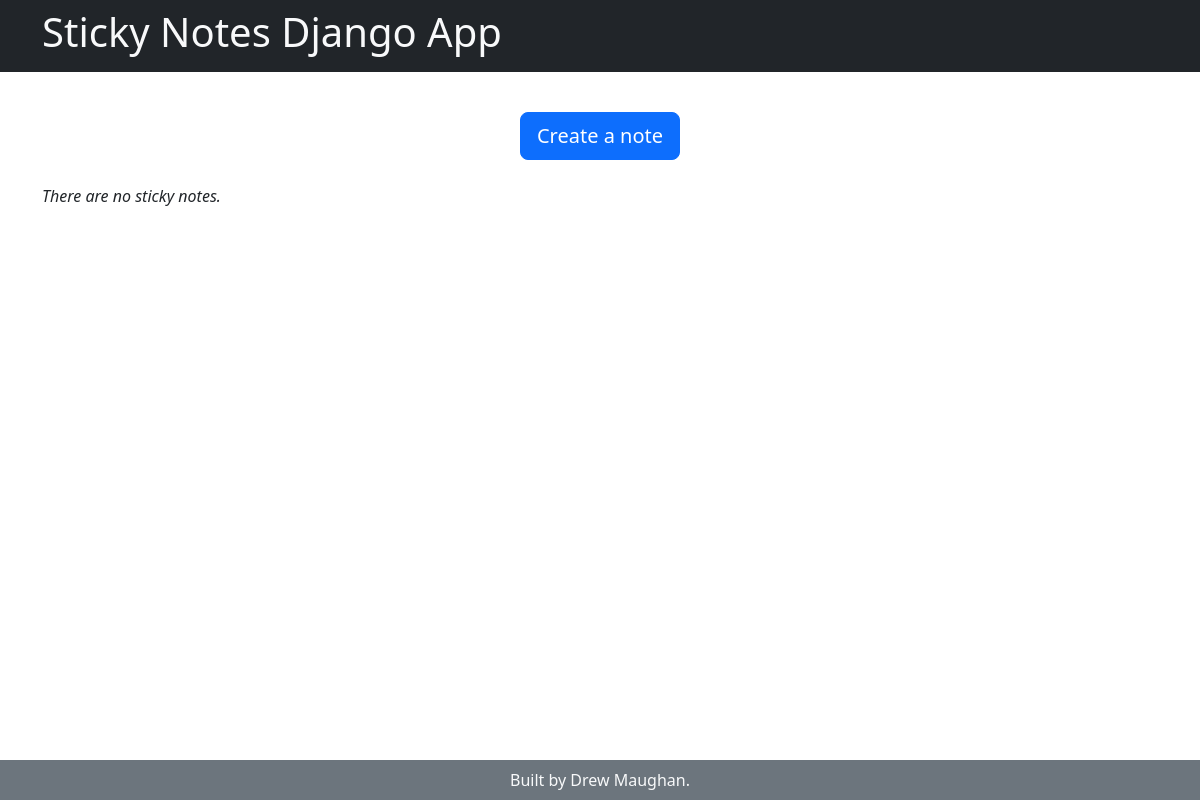
Before: / with the older database file.
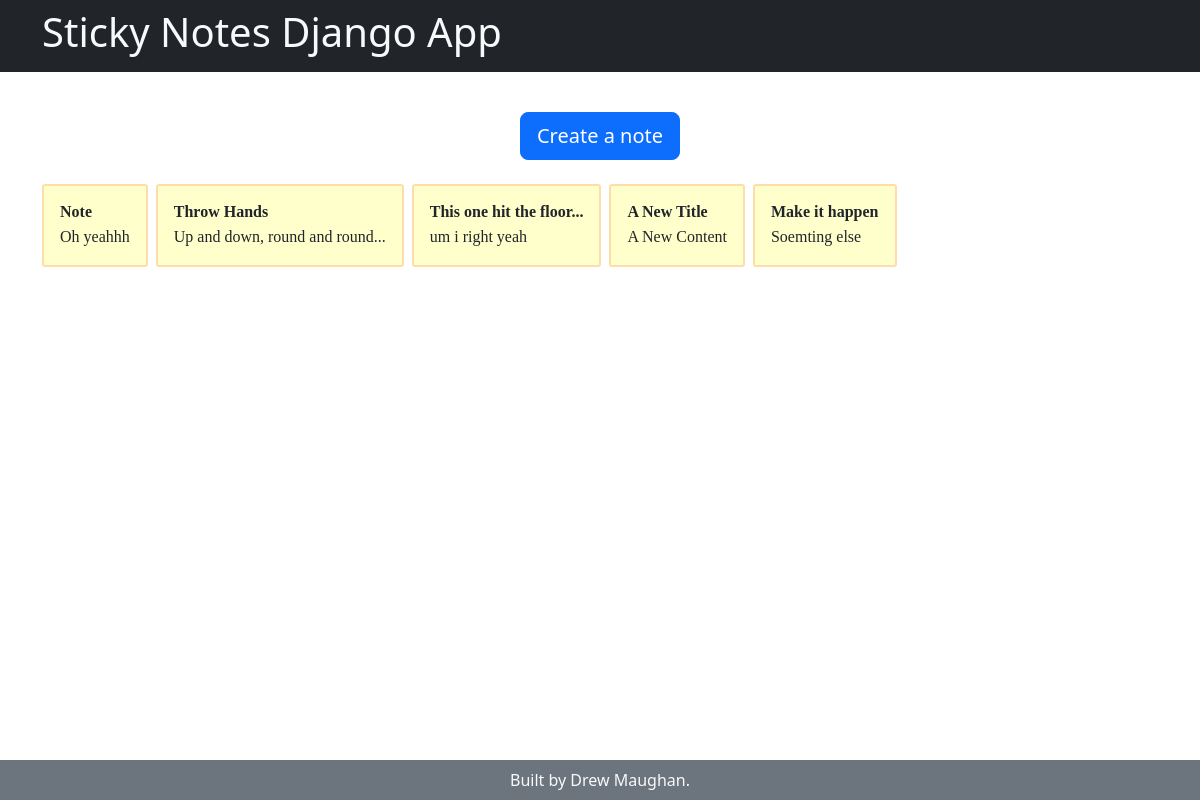
After: the same page with the newer database file.
### notes_app/models.py (models this page shows)
class StickyNote(models.Model):
    title = models.CharField(max_length=80, null=True)
    content = models.TextField()
    created_at = models.DateTimeField(auto_now_add=True)
    updated_at = models.DateTimeField(auto_now_add=True)

### notes_app/views.py (the view)
# urls.py: path('', home_view, name='home'),
def home_view(request):
    context = {
        'notes': StickyNote.objects.all()
    }
    return render(request, 'home.html', context)

### notes_app/templates/home.html
{% extends 'base.html' %}
{% block content %}
    <div class="d-flex justify-content-center my-4">
        <a class="btn btn-primary btn-lg" href="{% url 'create_note' %}">Create a note</a>
    </div>
    {% if notes.count %}
    <ul class="d-flex flex-wrap list-unstyled gap-2">
    {% for note in notes %}
    <li class="sticky-note">
        <h3 class="title">{{ note.title }}</h3>
        <span class="content">{{ note.content }}</span>
    </li>
    {% endfor %}
    </ul>
    {% else %}
    <p><em>There are no sticky notes.</em></p>
    {% endif %}
{% endblock %}

### notes_app/templates/base.html (shortened to what this page needs)
{% load static %}
<!DOCTYPE html>
<html lang="en">
  <head>
    <link
      href="https://cdn.jsdelivr.net/npm/bootstrap@5.3.3/dist/css/bootstrap.min.css"
      rel="stylesheet"
    />
    <link href="/static/notes.css" rel="stylesheet">
  </head>
  <body class="d-flex flex-column">
    <header class="bg-dark text-light p-2">
        <div class="container">
            <h1>{% block header %}Sticky Notes Django App{% endblock %}</h1>
        </div>
    </header>
    <main class="container py-3 flex-grow-1">{% block content %}{% endblock %}</main>
    <footer class="bg-secondary text-light text-center fs-6 p-2">
        <div class="container">
            Built by Drew Maughan.
        </div>
    </footer>
  </body>
</html>

### notes_app/static/notes.css (style rules this page uses)
html, body { height: 100%; }
.sticky-note { background-color: #FFC; border: 2px solid #FDA; border-radius: 0.2rem; font-family: cursive; max-width: 30em; max-height: 30em; padding: 1em; }
.sticky-note .title { font-size: 1rem; font-weight: bold; margin: 0 0 0.25rem; }

Changed rows visible on the page:
added StickyNote: title "Note", content "Oh yeahhh"
added StickyNote: title "Throw Hands", content "Up and down, round and round..."
added StickyNote: title "This one hit the floor...", content "um i right yeah"
added StickyNote: title "A New Title", content "A New Content"
added StickyNote: title "Make it happen", content "Soemting else"
Other visible differences:
text no longer shown: "There are no sticky notes."
